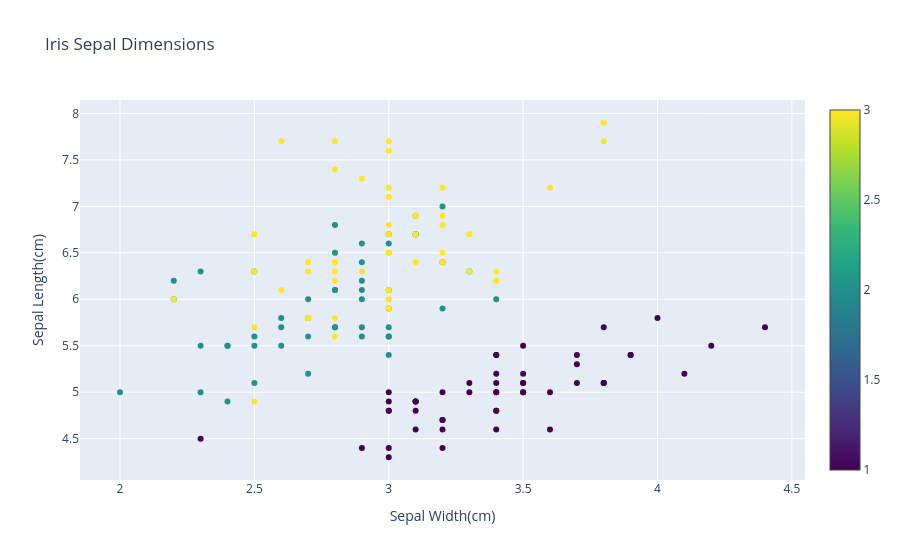

The notebook cell this image was saved under:
### Markdown cell above
* plotly

### Code cell
from plotly import express as px
from plotly import graph_objects as go
import pandas as pd

df = px.data.iris()
fig = go.Figure(data=go.Scatter(
    x=df['sepal_width'],
    y=df['sepal_length'],
    mode='markers',
    marker=dict(color=df['species_id'], 
    colorscale='Viridis', 
    showscale=True
    )
))
fig.update_layout(title='Iris Sepal Dimensions', xaxis_title='Sepal Width(cm)', yaxis_title='Sepal Length(cm)')
fig.show()

### Figure 1 — Plotly figure (JSON) as saved in the notebook; plotly's stock layout.template omitted (floating-point values rounded to 4 significant figures; data arrays with more than 128 entries replaced by an {"elided": "..."} marker saying what was removed)
{"data": [{"marker": {"color": {"elided": "150 int values"}, "colorscale": [[0, "#440154"], [0.1111, "#482878"], [0.2222, "#3e4989"], [0.3333, "#31688e"], [0.4444, "#26828e"], [0.5556, "#1f9e89"], [0.6667, "#35b779"], [0.7778, "#6ece58"], [0.8889, "#b5de2b"], [1, "#fde725"]], "showscale": true}, "mode": "markers", "type": "scatter", "x": {"elided": "150 float values"}, "y": {"elided": "150 float values"}}], "layout": {"title": {"text": "Iris Sepal Dimensions"}, "xaxis": {"title": {"text": "Sepal Width(cm)"}}, "yaxis": {"title": {"text": "Sepal Length(cm)"}}}}
